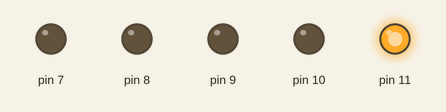
The sketch below on a simulated Arduino Uno, built with avr-gcc and run on an emulated ATmega328P. Parts: output pins drawn as LEDs (lit = HIGH).

Above: at 0.2 s.
At 0.7 s:
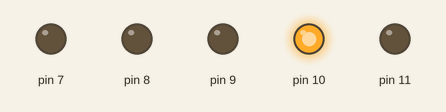
At 3.6 s:
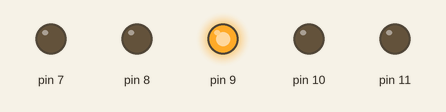
At 8.23 s:
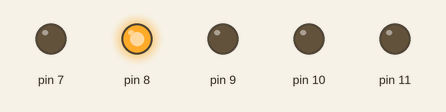
At 21.4 s:
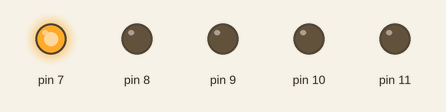
Timing chart, 0 to 22.0 s (numbered marks = the images above):
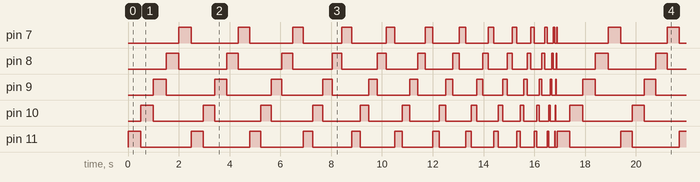

The sketch:

Tarea_1_--_Secuencia_de_LEDs.ino
```cpp
int led;    // Variable que definirá los pines de los LEDs
int tiempo = 500;   // Variable que representa el tiempo en milisegundos que los LEDs permanecerán prendidos

void setup() {
  // Se configuran los pines 7,8,9,10 y 11 como de salida
  for(led=7;led<12;led++)
  {
    pinMode(led,OUTPUT);
  }
}

void loop() {
  if(tiempo > 0){    // Condición para que se ejecute la sucesión
    for(led=11;led>6;led--)   // Ciclo que logra prender los 5 LEDs que componen el circuito
    {
      digitalWrite(led,HIGH);  // Se enciende el LED
      delay(tiempo);    // Temporizador
      digitalWrite(led,LOW);   // Se apaga el LED
    }
    tiempo = tiempo-40;    // Se reduce el tiempo durante el que los LEDs permanecen encendidos
  }else{
    tiempo = 500;    // De no cumplirse la condición del if, se restablece el tiempo inicial
  }
}
```

Measured:
- by itself, pin 7–11: moves between LOW and HIGH, repeating every 16.9 s
- by itself, everything shown: repeats every 16.9 s, in 66 steps
